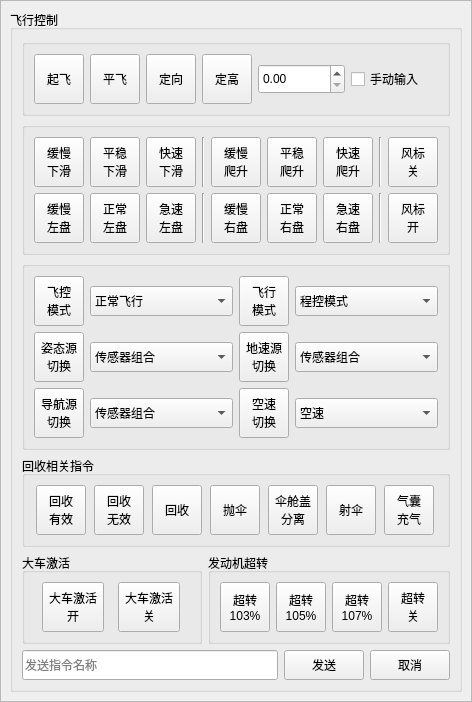
<?xml version="1.0" encoding="UTF-8"?>
<ui version="4.0">
 <class>FlyingControlPanel</class>
 <widget class="QWidget" name="FlyingControlPanel">
  <property name="geometry">
   <rect>
    <x>0</x>
    <y>0</y>
    <width>464</width>
    <height>662</height>
   </rect>
  </property>
  <property name="windowTitle">
   <string>Form</string>
  </property>
  <layout class="QGridLayout" name="gridLayout">
   <property name="leftMargin">
    <number>0</number>
   </property>
   <property name="topMargin">
    <number>0</number>
   </property>
   <property name="rightMargin">
    <number>0</number>
   </property>
   <property name="bottomMargin">
    <number>0</number>
   </property>
   <property name="spacing">
    <number>0</number>
   </property>
   <item row="0" column="0">
    <widget class="QFrame" name="frame">
     <property name="frameShape">
      <enum>QFrame::StyledPanel</enum>
     </property>
     <property name="frameShadow">
      <enum>QFrame::Raised</enum>
     </property>
     <layout class="QGridLayout" name="gridLayout_2">
      <item row="0" column="0">
       <widget class="QGroupBox" name="groupBox">
        <property name="title">
         <string>飞行控制</string>
        </property>
        <layout class="QGridLayout" name="gridLayout_4">
         <item row="2" column="0" colspan="2">
          <widget class="QGroupBox" name="groupBox_9">
           <property name="title">
            <string/>
           </property>
           <layout class="QGridLayout" name="gridLayout_3">
            <item row="3" column="1">
             <widget class="QComboBox" name="comboBox_5">
              <property name="minimumSize">
               <size>
                <width>80</width>
                <height>30</height>
               </size>
              </property>
              <item>
               <property name="text">
                <string>传感器组合</string>
               </property>
              </item>
             </widget>
            </item>
            <item row="1" column="3">
             <widget class="QComboBox" name="comboBox_4">
              <property name="minimumSize">
               <size>
                <width>80</width>
                <height>30</height>
               </size>
              </property>
              <item>
               <property name="text">
                <string>传感器组合</string>
               </property>
              </item>
             </widget>
            </item>
            <item row="1" column="0">
             <widget class="QToolButton" name="toolButton_19">
              <property name="minimumSize">
               <size>
                <width>50</width>
                <height>50</height>
               </size>
              </property>
              <property name="text">
               <string>姿态源
切换</string>
              </property>
             </widget>
            </item>
            <item row="3" column="0">
             <widget class="QToolButton" name="toolButton_21">
              <property name="minimumSize">
               <size>
                <width>50</width>
                <height>50</height>
               </size>
              </property>
              <property name="text">
               <string>导航源
切换</string>
              </property>
             </widget>
            </item>
            <item row="1" column="1">
             <widget class="QComboBox" name="comboBox_3">
              <property name="minimumSize">
               <size>
                <width>80</width>
                <height>30</height>
               </size>
              </property>
              <item>
               <property name="text">
                <string>传感器组合</string>
               </property>
              </item>
             </widget>
            </item>
            <item row="1" column="2">
             <widget class="QToolButton" name="toolButton_20">
              <property name="minimumSize">
               <size>
                <width>50</width>
                <height>50</height>
               </size>
              </property>
              <property name="text">
               <string>地速源
切换</string>
              </property>
             </widget>
            </item>
            <item row="0" column="0">
             <widget class="QToolButton" name="toolButton_17">
              <property name="minimumSize">
               <size>
                <width>50</width>
                <height>50</height>
               </size>
              </property>
              <property name="text">
               <string>飞控
模式</string>
              </property>
             </widget>
            </item>
            <item row="0" column="1">
             <widget class="QComboBox" name="comboBox">
              <property name="minimumSize">
               <size>
                <width>80</width>
                <height>30</height>
               </size>
              </property>
              <item>
               <property name="text">
                <string>正常飞行</string>
               </property>
              </item>
             </widget>
            </item>
            <item row="0" column="2">
             <widget class="QToolButton" name="toolButton_18">
              <property name="minimumSize">
               <size>
                <width>50</width>
                <height>50</height>
               </size>
              </property>
              <property name="text">
               <string>飞行
模式</string>
              </property>
             </widget>
            </item>
            <item row="0" column="3">
             <widget class="QComboBox" name="comboBox_2">
              <property name="minimumSize">
               <size>
                <width>80</width>
                <height>30</height>
               </size>
              </property>
              <item>
               <property name="text">
                <string>程控模式</string>
               </property>
              </item>
             </widget>
            </item>
            <item row="3" column="2">
             <widget class="QToolButton" name="toolButton_31">
              <property name="minimumSize">
               <size>
                <width>50</width>
                <height>50</height>
               </size>
              </property>
              <property name="text">
               <string>空速
切换</string>
              </property>
             </widget>
            </item>
            <item row="3" column="3">
             <widget class="QComboBox" name="comboBox_6">
              <property name="minimumSize">
               <size>
                <width>80</width>
                <height>30</height>
               </size>
              </property>
              <item>
               <property name="text">
                <string>空速</string>
               </property>
              </item>
             </widget>
            </item>
           </layout>
          </widget>
         </item>
         <item row="6" column="1">
          <spacer name="verticalSpacer_2">
           <property name="orientation">
            <enum>Qt::Vertical</enum>
           </property>
           <property name="sizeHint" stdset="0">
            <size>
             <width>20</width>
             <height>40</height>
            </size>
           </property>
          </spacer>
         </item>
         <item row="7" column="0" colspan="2">
          <layout class="QHBoxLayout" name="horizontalLayout_13">
           <item>
            <widget class="QLineEdit" name="lineEdit">
             <property name="minimumSize">
              <size>
               <width>0</width>
               <height>30</height>
              </size>
             </property>
             <property name="placeholderText">
              <string>发送指令名称</string>
             </property>
            </widget>
           </item>
           <item>
            <widget class="QPushButton" name="pushButton">
             <property name="sizePolicy">
              <sizepolicy hsizetype="Fixed" vsizetype="Fixed">
               <horstretch>0</horstretch>
               <verstretch>0</verstretch>
              </sizepolicy>
             </property>
             <property name="minimumSize">
              <size>
               <width>75</width>
               <height>30</height>
              </size>
             </property>
             <property name="text">
              <string>发送</string>
             </property>
            </widget>
           </item>
           <item>
            <widget class="QPushButton" name="pushButton_2">
             <property name="sizePolicy">
              <sizepolicy hsizetype="Fixed" vsizetype="Fixed">
               <horstretch>0</horstretch>
               <verstretch>0</verstretch>
              </sizepolicy>
             </property>
             <property name="minimumSize">
              <size>
               <width>75</width>
               <height>30</height>
              </size>
             </property>
             <property name="text">
              <string>取消</string>
             </property>
            </widget>
           </item>
          </layout>
         </item>
         <item row="6" column="0">
          <spacer name="verticalSpacer">
           <property name="orientation">
            <enum>Qt::Vertical</enum>
           </property>
           <property name="sizeHint" stdset="0">
            <size>
             <width>20</width>
             <height>86</height>
            </size>
           </property>
          </spacer>
         </item>
         <item row="3" column="0" colspan="2">
          <widget class="QGroupBox" name="groupBox_10">
           <property name="title">
            <string>回收相关指令</string>
           </property>
           <layout class="QHBoxLayout" name="horizontalLayout_9">
            <item>
             <widget class="QToolButton" name="toolButton_22">
              <property name="minimumSize">
               <size>
                <width>50</width>
                <height>50</height>
               </size>
              </property>
              <property name="text">
               <string>回收
有效</string>
              </property>
             </widget>
            </item>
            <item>
             <widget class="QToolButton" name="toolButton_23">
              <property name="minimumSize">
               <size>
                <width>50</width>
                <height>50</height>
               </size>
              </property>
              <property name="text">
               <string>回收
无效</string>
              </property>
             </widget>
            </item>
            <item>
             <widget class="QToolButton" name="toolButton_24">
              <property name="minimumSize">
               <size>
                <width>50</width>
                <height>50</height>
               </size>
              </property>
              <property name="text">
               <string>回收</string>
              </property>
             </widget>
            </item>
            <item>
             <widget class="QToolButton" name="toolButton_25">
              <property name="minimumSize">
               <size>
                <width>50</width>
                <height>50</height>
               </size>
              </property>
              <property name="text">
               <string>抛伞</string>
              </property>
             </widget>
            </item>
            <item>
             <widget class="QToolButton" name="toolButton_26">
              <property name="minimumSize">
               <size>
                <width>50</width>
                <height>50</height>
               </size>
              </property>
              <property name="text">
               <string>伞舱盖
分离</string>
              </property>
             </widget>
            </item>
            <item>
             <widget class="QToolButton" name="toolButton_27">
              <property name="minimumSize">
               <size>
                <width>50</width>
                <height>50</height>
               </size>
              </property>
              <property name="text">
               <string>射伞</string>
              </property>
             </widget>
            </item>
            <item>
             <widget class="QToolButton" name="toolButton_28">
              <property name="minimumSize">
               <size>
                <width>50</width>
                <height>50</height>
               </size>
              </property>
              <property name="text">
               <string>气囊
充气</string>
              </property>
             </widget>
            </item>
           </layout>
          </widget>
         </item>
         <item row="4" column="0">
          <widget class="QGroupBox" name="groupBox_12">
           <property name="title">
            <string>大车激活</string>
           </property>
           <layout class="QHBoxLayout" name="horizontalLayout_4">
            <item>
             <widget class="QToolButton" name="toolButton_32">
              <property name="minimumSize">
               <size>
                <width>60</width>
                <height>50</height>
               </size>
              </property>
              <property name="text">
               <string>大车激活
开</string>
              </property>
             </widget>
            </item>
            <item>
             <widget class="QToolButton" name="toolButton_33">
              <property name="minimumSize">
               <size>
                <width>60</width>
                <height>50</height>
               </size>
              </property>
              <property name="text">
               <string>大车激活
关</string>
              </property>
             </widget>
            </item>
           </layout>
          </widget>
         </item>
         <item row="1" column="0" colspan="2">
          <widget class="QGroupBox" name="groupBox_4">
           <property name="title">
            <string/>
           </property>
           <layout class="QGridLayout" name="gridLayout_6">
            <item row="1" column="8">
             <widget class="QToolButton" name="toolButton_29">
              <property name="minimumSize">
               <size>
                <width>50</width>
                <height>50</height>
               </size>
              </property>
              <property name="text">
               <string>风标
开</string>
              </property>
             </widget>
            </item>
            <item row="0" column="4">
             <widget class="QToolButton" name="toolButton_8">
              <property name="minimumSize">
               <size>
                <width>50</width>
                <height>50</height>
               </size>
              </property>
              <property name="text">
               <string>缓慢
爬升</string>
              </property>
             </widget>
            </item>
            <item row="1" column="1">
             <widget class="QToolButton" name="toolButton_12">
              <property name="minimumSize">
               <size>
                <width>50</width>
                <height>50</height>
               </size>
              </property>
              <property name="text">
               <string>正常
左盘</string>
              </property>
             </widget>
            </item>
            <item row="1" column="2">
             <widget class="QToolButton" name="toolButton_13">
              <property name="minimumSize">
               <size>
                <width>50</width>
                <height>50</height>
               </size>
              </property>
              <property name="text">
               <string>急速
左盘</string>
              </property>
             </widget>
            </item>
            <item row="0" column="3">
             <widget class="Line" name="line">
              <property name="orientation">
               <enum>Qt::Vertical</enum>
              </property>
             </widget>
            </item>
            <item row="1" column="3">
             <widget class="Line" name="line_2">
              <property name="orientation">
               <enum>Qt::Vertical</enum>
              </property>
             </widget>
            </item>
            <item row="0" column="0">
             <widget class="QToolButton" name="toolButton_5">
              <property name="minimumSize">
               <size>
                <width>50</width>
                <height>50</height>
               </size>
              </property>
              <property name="text">
               <string>缓慢
下滑</string>
              </property>
             </widget>
            </item>
            <item row="1" column="0">
             <widget class="QToolButton" name="toolButton_11">
              <property name="minimumSize">
               <size>
                <width>50</width>
                <height>50</height>
               </size>
              </property>
              <property name="text">
               <string>缓慢
左盘</string>
              </property>
             </widget>
            </item>
            <item row="0" column="2">
             <widget class="QToolButton" name="toolButton_7">
              <property name="minimumSize">
               <size>
                <width>50</width>
                <height>50</height>
               </size>
              </property>
              <property name="text">
               <string>快速
下滑</string>
              </property>
             </widget>
            </item>
            <item row="0" column="8">
             <widget class="QToolButton" name="toolButton_30">
              <property name="minimumSize">
               <size>
                <width>50</width>
                <height>50</height>
               </size>
              </property>
              <property name="text">
               <string>风标
关</string>
              </property>
             </widget>
            </item>
            <item row="1" column="4">
             <widget class="QToolButton" name="toolButton_14">
              <property name="minimumSize">
               <size>
                <width>50</width>
                <height>50</height>
               </size>
              </property>
              <property name="text">
               <string>缓慢
右盘</string>
              </property>
             </widget>
            </item>
            <item row="1" column="6">
             <widget class="QToolButton" name="toolButton_16">
              <property name="minimumSize">
               <size>
                <width>50</width>
                <height>50</height>
               </size>
              </property>
              <property name="text">
               <string>急速
右盘</string>
              </property>
             </widget>
            </item>
            <item row="0" column="1">
             <widget class="QToolButton" name="toolButton_6">
              <property name="minimumSize">
               <size>
                <width>50</width>
                <height>50</height>
               </size>
              </property>
              <property name="text">
               <string>平稳
下滑</string>
              </property>
             </widget>
            </item>
            <item row="0" column="5">
             <widget class="QToolButton" name="toolButton_9">
              <property name="minimumSize">
               <size>
                <width>50</width>
                <height>50</height>
               </size>
              </property>
              <property name="text">
               <string>平稳
爬升</string>
              </property>
             </widget>
            </item>
            <item row="1" column="5">
             <widget class="QToolButton" name="toolButton_15">
              <property name="minimumSize">
               <size>
                <width>50</width>
                <height>50</height>
               </size>
              </property>
              <property name="text">
               <string>正常
右盘</string>
              </property>
             </widget>
            </item>
            <item row="0" column="7">
             <widget class="Line" name="line_3">
              <property name="orientation">
               <enum>Qt::Vertical</enum>
              </property>
             </widget>
            </item>
            <item row="1" column="7">
             <widget class="Line" name="line_4">
              <property name="orientation">
               <enum>Qt::Vertical</enum>
              </property>
             </widget>
            </item>
            <item row="0" column="6">
             <widget class="QToolButton" name="toolButton_10">
              <property name="minimumSize">
               <size>
                <width>50</width>
                <height>50</height>
               </size>
              </property>
              <property name="text">
               <string>快速
爬升</string>
              </property>
             </widget>
            </item>
           </layout>
          </widget>
         </item>
         <item row="0" column="0" colspan="2">
          <widget class="QGroupBox" name="groupBox_2">
           <property name="title">
            <string/>
           </property>
           <layout class="QHBoxLayout" name="horizontalLayout">
            <item>
             <widget class="QToolButton" name="toolButton">
              <property name="minimumSize">
               <size>
                <width>50</width>
                <height>50</height>
               </size>
              </property>
              <property name="text">
               <string>起飞</string>
              </property>
             </widget>
            </item>
            <item>
             <widget class="QToolButton" name="toolButton_2">
              <property name="minimumSize">
               <size>
                <width>50</width>
                <height>50</height>
               </size>
              </property>
              <property name="text">
               <string>平飞</string>
              </property>
             </widget>
            </item>
            <item>
             <widget class="QToolButton" name="toolButton_4">
              <property name="minimumSize">
               <size>
                <width>50</width>
                <height>50</height>
               </size>
              </property>
              <property name="text">
               <string>定向</string>
              </property>
             </widget>
            </item>
            <item>
             <widget class="QToolButton" name="toolButton_3">
              <property name="minimumSize">
               <size>
                <width>50</width>
                <height>50</height>
               </size>
              </property>
              <property name="text">
               <string>定高</string>
              </property>
             </widget>
            </item>
            <item>
             <widget class="QDoubleSpinBox" name="doubleSpinBox">
              <property name="minimumSize">
               <size>
                <width>0</width>
                <height>30</height>
               </size>
              </property>
             </widget>
            </item>
            <item>
             <widget class="QCheckBox" name="checkBox">
              <property name="text">
               <string>手动输入</string>
              </property>
             </widget>
            </item>
           </layout>
          </widget>
         </item>
         <item row="4" column="1">
          <widget class="QGroupBox" name="groupBox_13">
           <property name="title">
            <string>发动机超转</string>
           </property>
           <layout class="QHBoxLayout" name="horizontalLayout_12">
            <item>
             <widget class="QToolButton" name="toolButton_34">
              <property name="minimumSize">
               <size>
                <width>50</width>
                <height>50</height>
               </size>
              </property>
              <property name="text">
               <string>超转
103%</string>
              </property>
             </widget>
            </item>
            <item>
             <widget class="QToolButton" name="toolButton_35">
              <property name="minimumSize">
               <size>
                <width>50</width>
                <height>50</height>
               </size>
              </property>
              <property name="text">
               <string>超转
105%</string>
              </property>
             </widget>
            </item>
            <item>
             <widget class="QToolButton" name="toolButton_36">
              <property name="minimumSize">
               <size>
                <width>50</width>
                <height>50</height>
               </size>
              </property>
              <property name="text">
               <string>超转
107%</string>
              </property>
             </widget>
            </item>
            <item>
             <widget class="QToolButton" name="toolButton_37">
              <property name="minimumSize">
               <size>
                <width>50</width>
                <height>50</height>
               </size>
              </property>
              <property name="text">
               <string>超转
关</string>
              </property>
             </widget>
            </item>
           </layout>
          </widget>
         </item>
        </layout>
       </widget>
      </item>
     </layout>
    </widget>
   </item>
  </layout>
 </widget>
 <resources/>
 <connections/>
</ui>
